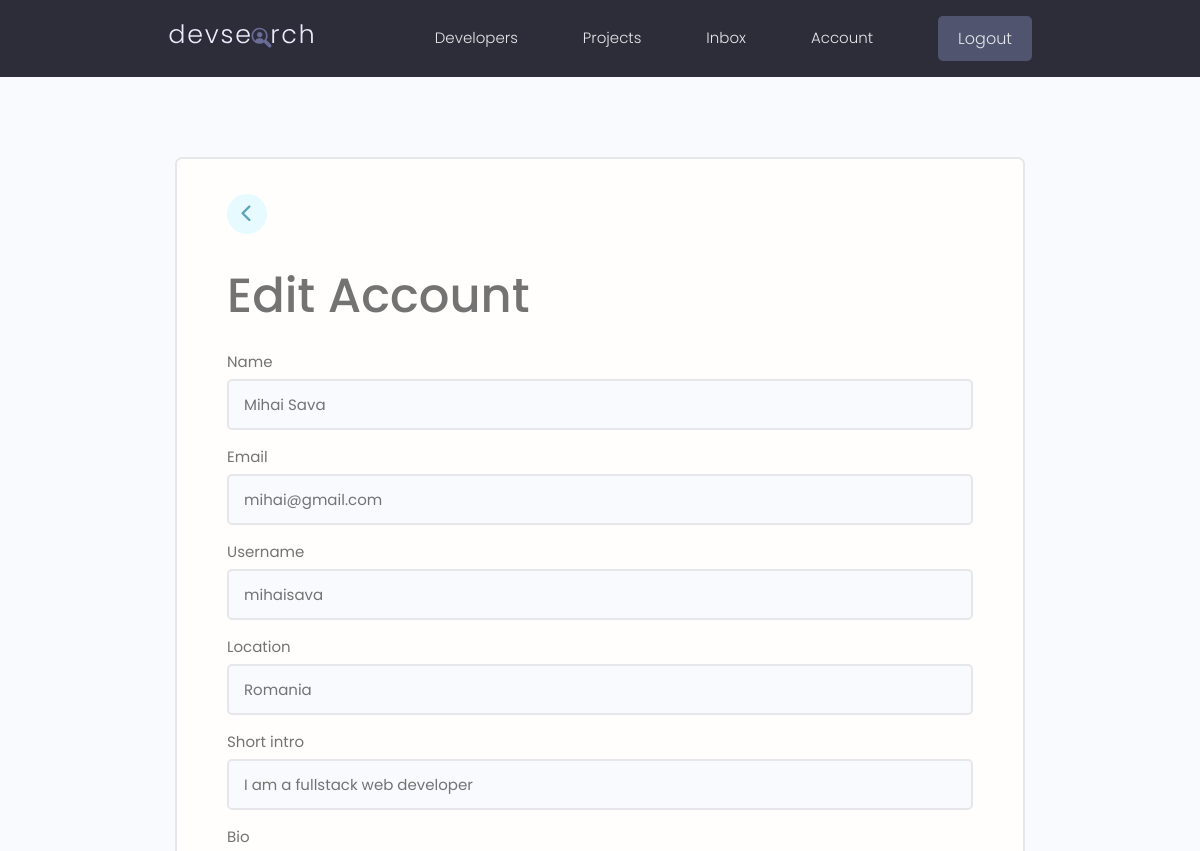
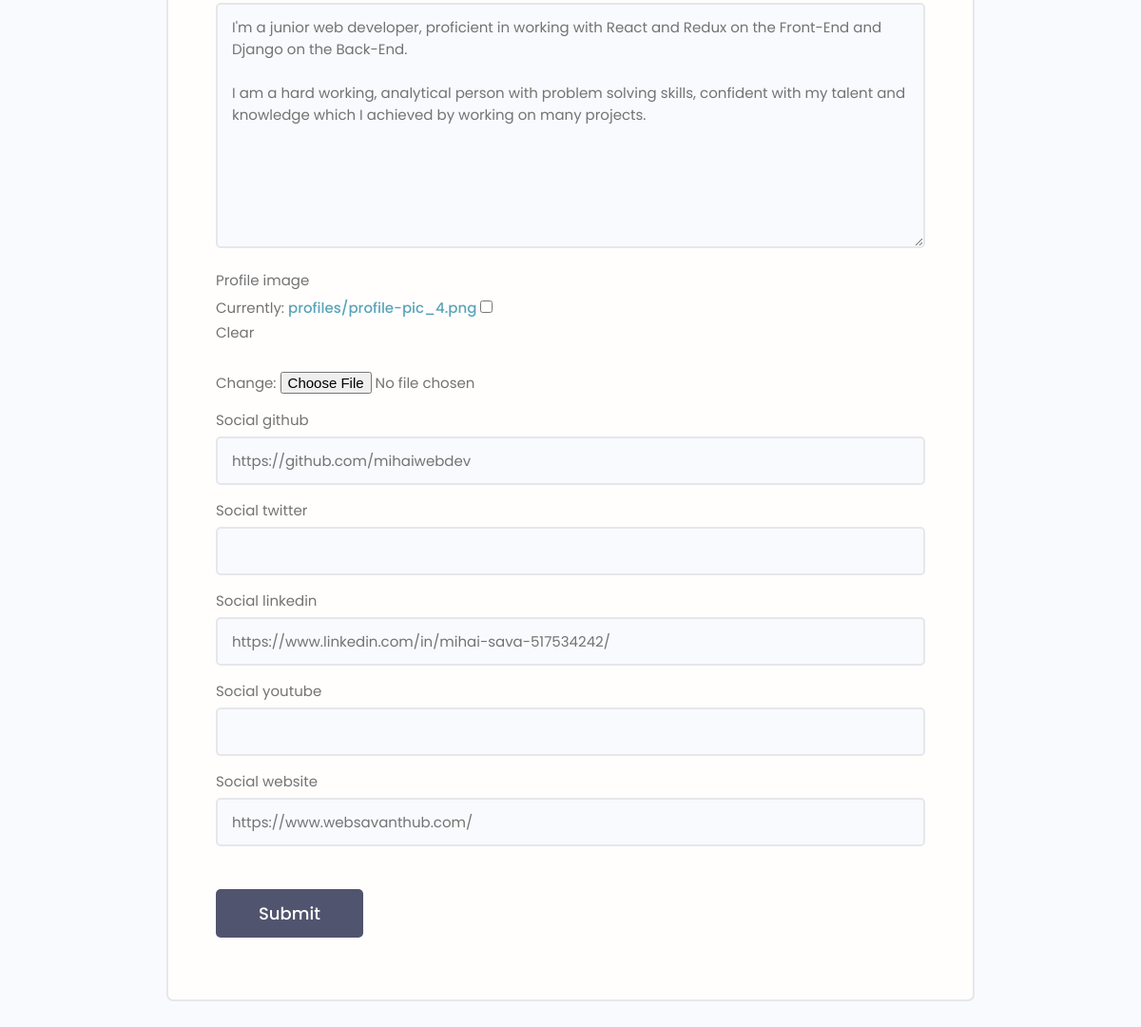
The page /edit-account/ (signed in) on the database its author committed (2 pictures, top to bottom).
### users/models.py (models this page shows, shortened)
class Profile(models.Model):
    user = models.OneToOneField(
        User, on_delete=models.CASCADE, null=True, blank=True)
    name = models.CharField(max_length=200, null=True, blank=True)
    email = models.EmailField(max_length=500, null=True, blank=True)
    username = models.CharField(max_length=200, null=True, blank=True)
    location = models.CharField(max_length=200, null=True, blank=True)
    short_intro = models.CharField(max_length=500, null=True, blank=True)
    bio = models.TextField(null=True, blank=True)
    profile_image = models.ImageField(
        null=True, blank=True, upload_to='profiles/', default='profiles/user-default.png')
    social_github = models.CharField(max_length=200, null=True, blank=True)
    social_twitter = models.CharField(max_length=200, null=True, blank=True)
    social_linkedin = models.CharField(max_length=200, null=True, blank=True)
    social_youtube = models.CharField(max_length=200, null=True, blank=True)
    social_website = models.CharField(max_length=200, null=True, blank=True)
    created = models.DateTimeField(auto_now_add=True)
    id = models.UUIDField(default=uuid.uuid4, unique=True,
                          primary_key=True, editable=False)
    class Meta:
        ordering = ['created']

### users/views.py (the view)
# urls.py: path('edit-account/', views.editAccount, name='edit-account'),
@login_required(login_url='login')
def editAccount(request):
    profile = request.user.profile
    form = Profileform(instance=profile)
    if request.method == 'POST':
        form = Profileform(request.POST, request.FILES, instance=profile)
        if form.is_valid():
            form.save()
            return redirect('user-account')
    context = {'form': form}
    return render(request, 'users/profile-form.html', context)

### users/forms.py
class Profileform(ModelForm):
    class Meta:
        model = Profile
        fields = '__all__'
        exclude = ['user']
    def __init__(self, *args, **kwargs):
        super(Profileform, self).__init__(*args, **kwargs)
        for k, v in self.fields.items():
            v.widget.attrs.update({'class': 'input'})

### users/templates/users/profile-form.html (shortened to what this page needs)
{% extends 'main.html' %}
{% block body %}
<main class="formPage my-xl">
    <div class="content-box">
        <div class="formWrapper">
            <a class="backButton" href="{% url 'user-account' %}"><i class="fa-solid fa-chevron-left"></i></a>
            <br>
            <h1>Edit Account</h1>
                <form class="form" method="POST" action="{% url 'edit-account' %}" method="POST" enctype="multipart/form-data">
                    {% for field in form %}
                    <div class="form__field">
                        <label for="formInput#text">{{field.label}}</label>
                        {{field}}
                    </div>
                    {% endfor %}
                    <input class="btn btn--sub btn--lg  my-md" type="submit" value="Submit" />
                </form>
            </div>
        </div>
    </main>
{% endblock %}

### static/styles/app.css (style rules this page uses)
:root { --color-sub: #2d2d39; }
.btn--sub { background-color: var(--color-sub-light); }
.content-box { width: 95%; max-width: 85rem; margin: 0 auto; }
.backButton { background: var(--color-main-light); color: var(--color-main); width: 4rem; height: 4rem; display: flex; align-items: center; justify-content: center; border-radius: 50%; }
.backButton i { font-size: 1.8rem; }
.formPage .formWrapper { list-style: none; background: var(--color-white); padding: 3.5rem 5rem; border: 2px solid var(--color-light); border-radius: 0.7rem; }

### static/uikit/styles/modules/_variables.css (style rules this page uses)
:root { --color-main: #5aa5b9; --color-main-light: #e6faff; --color-sub: #3f4156; --color-sub-light: #51546e; --color-sub-lighter: #ededfd; --color-text: #737373; --color-gray: #8b8b8b; --color-light: #e5e7eb; --color-light-gray: #767676; --color-bg: #f8fafd; --color-white: #fffefd; --color-white-light: #f3f3f3; --color-success: #359e64; --color-success-bg: #def8e8; --color-error: #fc4b0b; --color-error-bg: #fff2ee; --font-base: 'Poppins', arial, helvetica, 'Segoe UI', roboto, ubuntu, sans-serif; --font-monospace: 'Fira Code', 'Courier New', courier, monospace; --font-regular: 300; --font-medium: 500; --font-bold: 700; --generic-shadow: 1px 1px 5px #00000010; --generic-transition: all 0.3s ease-in-out; }

### static/uikit/styles/modules/_base.css (style rules this page uses)
* { margin: 0; padding: 0; box-sizing: border-box; text-rendering: optimizeLegibility; color: inherit; font-size: inherit; }
html { font-size: 50%; }
@media only screen and (min-width: 480px) { html { font-size: 56.25%; } }
@media only screen and (min-width: 1200px) { html { font-size: 62.5%; } }
body { line-height: 1.6; font-weight: 400; font-size: 1.5rem; color: var(--color-text); background-color: var(--color-bg); min-height: 100vh; }

### static/uikit/styles/modules/_typography.css (style rules this page uses)
* { font-family: var(--font-base); }
h1 { font-size: 4.8rem; font-weight: var(--font-medium); }
a { padding-bottom: 2px; text-decoration: none; display: inline-block; color: var(--color-main); font-weight: var(--font-medium); }

### static/uikit/styles/modules/_utilities.css (style rules this page uses)
.my-md { margin: 3rem auto; }
.my-xl { margin: 8rem auto; }

### static/uikit/styles/modules/_button.css (style rules this page uses)
.btn { display: inline-block; position: relative; cursor: pointer; background-color: var(--color-light); font-weight: var(--font-medium); color: var(--color-sub); text-decoration: none; padding: 1rem 2rem; border-radius: 0.5rem; border: none; width: -webkit-fit-content; width: -moz-fit-content; width: fit-content; height: -webkit-fit-content; height: -moz-fit-content; height: fit-content; font-size: 1.6rem; outline-width: 0; outline-color: transparent; -webkit-backface-visibility: hidden; backface-visibility: hidden; transition: all 0.3s ease-in-out; }
.btn--sub { background-color: var(--color-sub); color: var(--color-white); }
.btn--lg { font-size: 1.8rem; padding: 1.2rem 4.5rem; }

### static/uikit/styles/modules/_form.css (style rules this page uses)
.form { display: block; }
.form__field { margin-top: 1.5rem; margin-bottom: 1.5rem; }
.form__label, .form__field > label { display: block; margin-bottom: 0.5rem; color: var(--color-text); }
input.input[type='text'], input.input[type='email'], input.input[type='password'], input.input[type='number'], textarea.input { min-width: 24rem; width: 100%; padding: 1.2rem 1.5rem; border-radius: 0.5rem; border: 2px solid var(--color-light); transition: all 0.3s ease-in-out; background-color: var(--color-bg); }

### rows shown on the page
Profile: form "Mihai Sava" "mihai@gmail.com" "mihaisava" "Romania" "I am a fullstack web developer" "I'm a junior web developer, proficient in working with React and Redux on the Front-End and Django on the Back-End. I am a hard working, analytical person with problem solving skills, confident with my talent and knowledge which I achieved by working on many projects." "https://github.com/mihaiwebdev" "https://www.linkedin.com/in/mihai-sava-517534242/" "https://www.websavanthub.com/"

### other values the page prints
{{ field.label }} "Name" "Email" "Username" "Location" "Short intro" "Bio" "Profile image" "Social github" "Social twitter" "Social linkedin" "Social youtube" "Social website"
